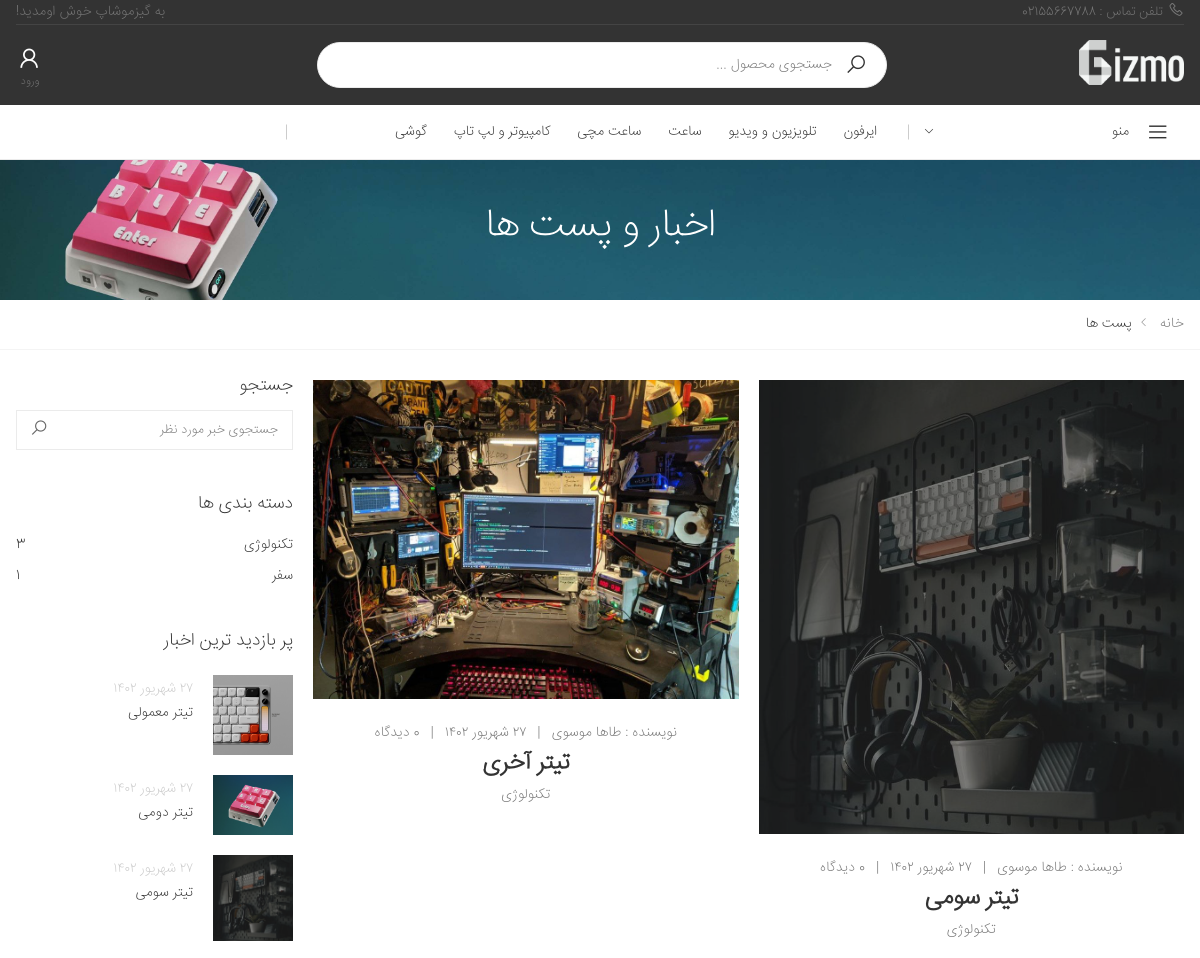
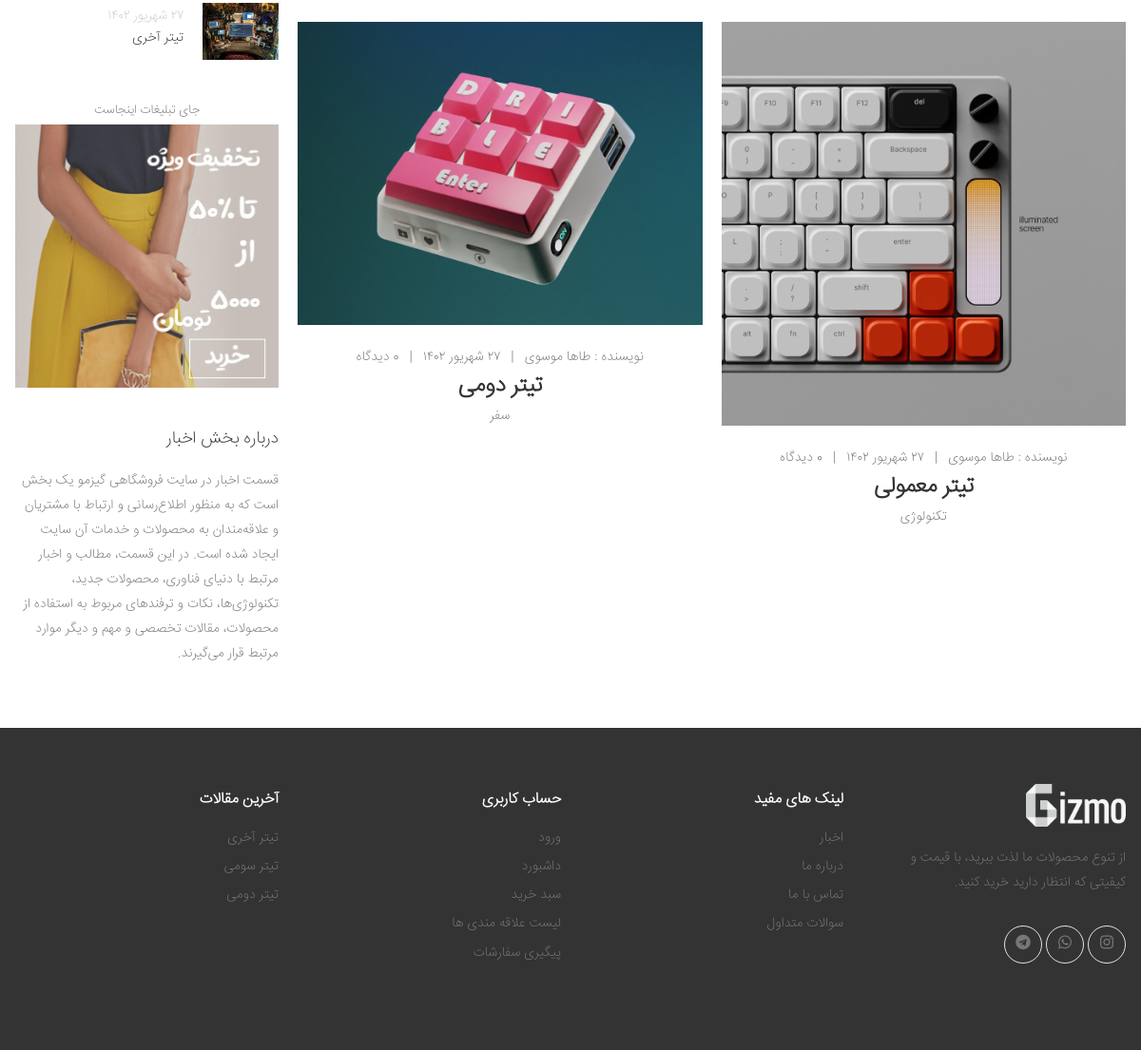
The page /blog/ on the database as committed earlier (2 pictures, top to bottom).
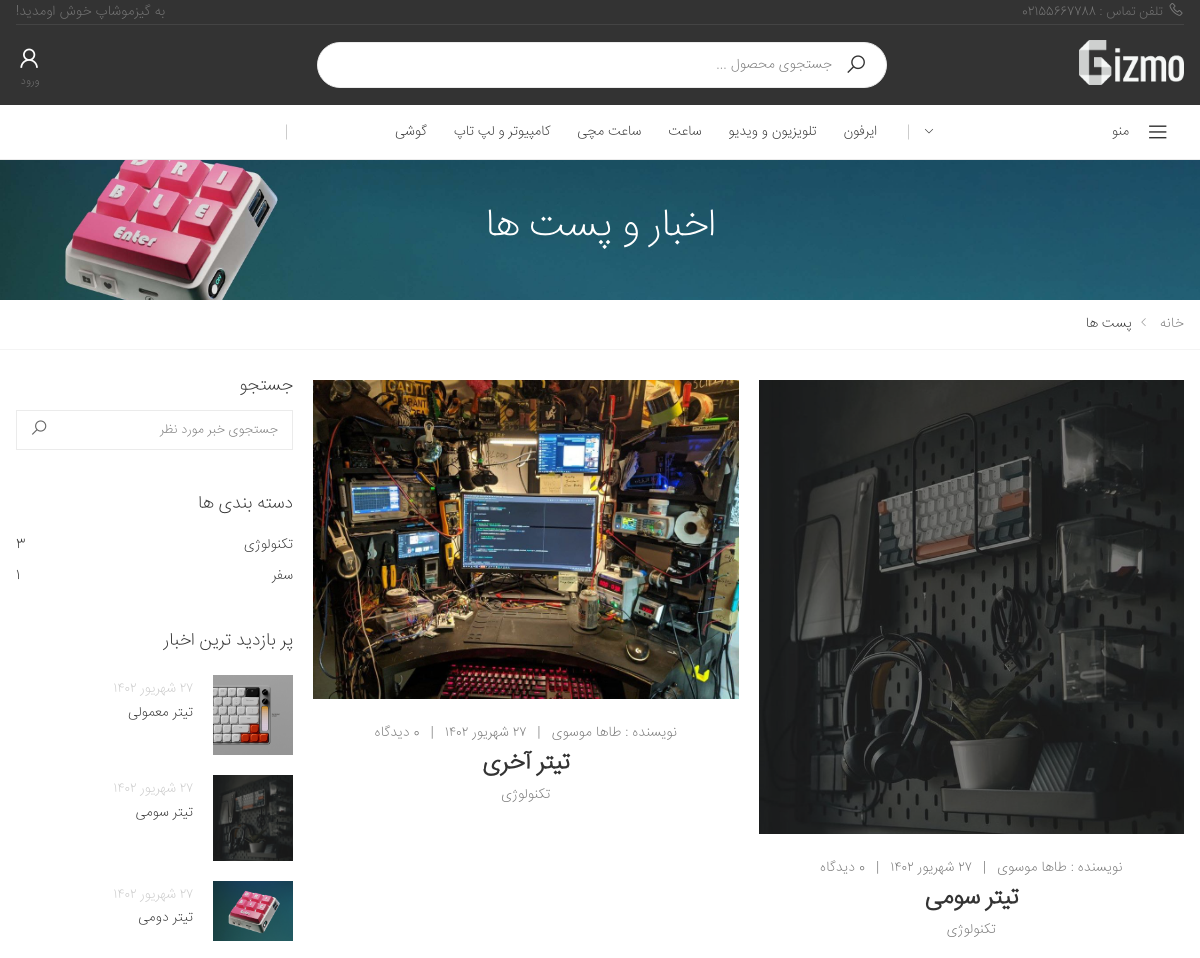
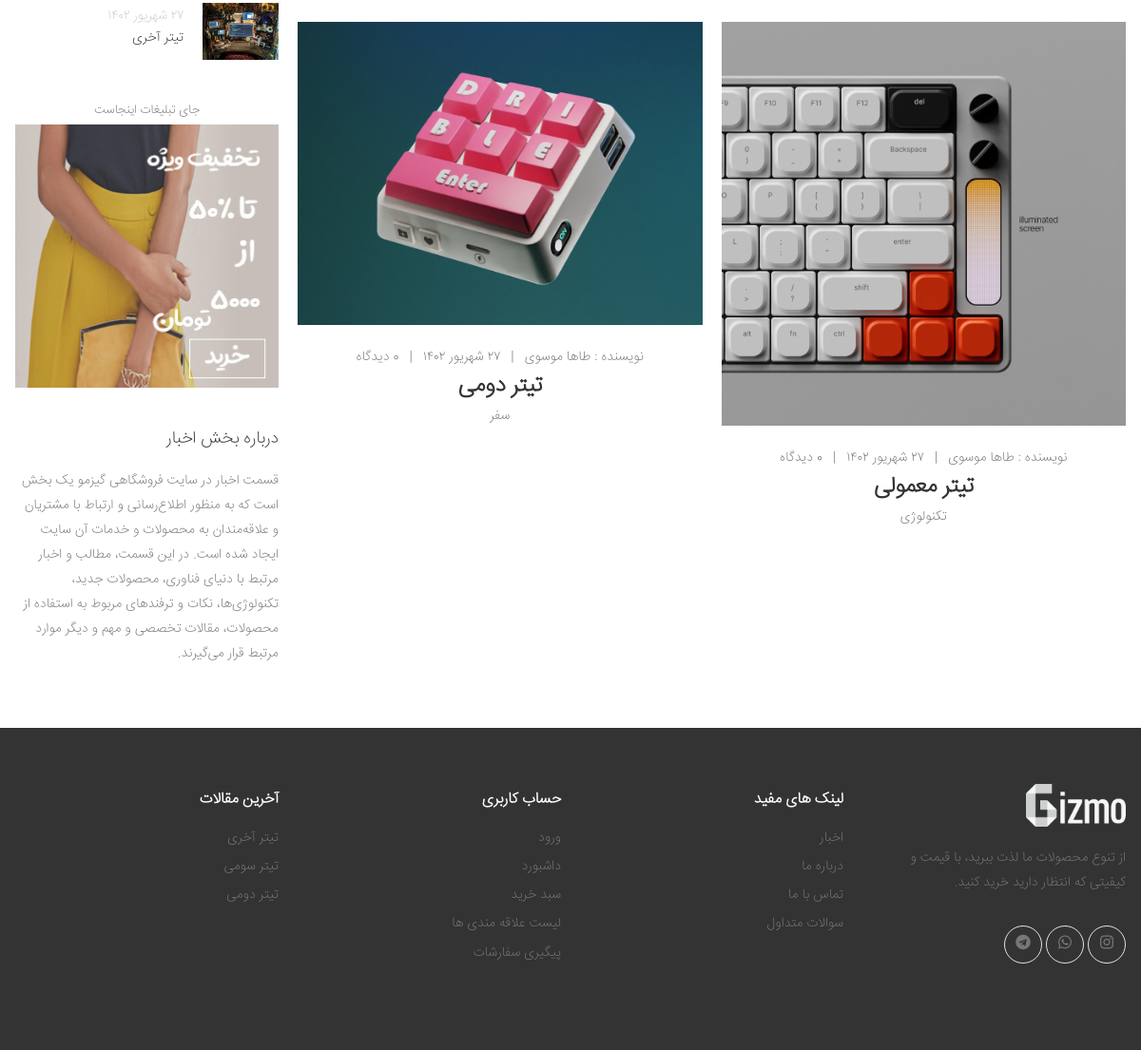
The same page on the database as committed later (2 pictures, top to bottom).
### stuff/models.py (models this page shows, shortened)
class Category(models.Model):
    sub_category = models.ForeignKey('self',on_delete=models.CASCADE, related_name='scategory',null=True,blank=True)
    is_sub = models.BooleanField(default=False)
    name = models.CharField(max_length=200)
    slug = models.SlugField(max_length=200,unique=True)
    class Meta:
        ordering = ('name',)
        verbose_name = 'category'
        verbose_name_plural = 'categories'
    def get_absolute_url(self):
        return reverse('stuff:category_detail',args=[self.id,1])

### blog/models.py (models this page shows, shortened)
class Article(models.Model):
    status_ch = (
        ('p' , "انتشار یافته"),
        ('d', "پیش نویس"),
        ('i', "در انتظار انتشار"),
        ('b',"برگشت داده شده"),
    )
    title = models.CharField(max_length=50,verbose_name="تیتر")
    text = models.TextField(verbose_name="متن")
    Author = models.ForeignKey(User,on_delete=models.CASCADE,related_name="articles",verbose_name="نویسنده")
    Cover = models.ImageField(upload_to="images",null=True,blank=True,verbose_name="تصویر")
    drafted = models.DateTimeField(auto_now_add=True,verbose_name="تاریخ پیش نویس")
    publish = models.DateTimeField(default=timezone.now,verbose_name="تاریخ انتشار")
    update = models.DateTimeField(auto_now=True,verbose_name="تاریخ آپدیت")
    slug = models.SlugField(max_length=40, unique = True,verbose_name="آدرس")
    status = models.CharField(max_length=1,choices = status_ch,verbose_name="وضعیت")
    Category = models.ManyToManyField(Category,related_name = "articles",verbose_name="دسته بندی")
    views = models.PositiveIntegerField(default=0, verbose_name="تعداد بازدید")
    is_for_landing = models.BooleanField(default=False)
    objects = ArticleManager()
    def get_absolute_url(self):
        return reverse("blog:article",args=[self.slug])
    def shamsi_date(self):
        return jalali_converter(self.publish)
    shamsi_date.short_description = "publish"
    def get_comments(self):
        comments = self.comments.all()
        return comments
    @staticmethod
    def get_popular_articles():
        popular_articles = Article.objects.order_by('-views')[:5]
        return popular_articles

class Category(models.Model):
    status_ch = (
        ('a' , "Active"),
        ('d', "Deactive"),
    )
    title = models.CharField(max_length=50,verbose_name="تیتر")
    slug = models.SlugField(max_length=40, unique = True,verbose_name="آدرس")
    Cover = models.ImageField(upload_to="images",null=True,blank=True,verbose_name="تصویر")
    status = models.CharField(max_length=1,choices = status_ch,verbose_name="وضعیت")
    objects = CategoryManager()
    def __str__(self):
        return self.title
    def get_absolute_url(self):
        return reverse("blog:category_articles",args=[self.slug,1])
    def count_articles(self):
        return self.articles.all().count()

### accounts/models.py (models this page shows, shortened)
class User(AbstractBaseUser):
    phoneNumber = models.CharField(unique=True, max_length=11)
    full_name = models.CharField(max_length=100, null=True, blank=True)
    is_admin = models.BooleanField(default=False)
    is_active = models.BooleanField(default=True)
    email = models.EmailField(unique=True)
    profile = models.OneToOneField(ProfileUser,on_delete=models.SET_NULL,blank=True,null=True,related_name="user")
    can_change_password = models.BooleanField(default=False)
    code = models.IntegerField(blank=True,null=True)
    wishlist = models.ManyToManyField(Product,blank=True,related_name ="wishlist")
    informing = models.ManyToManyField(Product,blank=True,related_name ="informing")
    USERNAME_FIELD = 'phoneNumber'
    objects = MyUserManager()
    def blog_articles(self):
        return reverse("blog:author_articles",args=[1,self.id])

### blog/views.py (the view)
# urls.py: path('',article_list,name="home_blog"),
def article_list(request,page=1):
    queryset = Article.objects.published()[::-1]
    paginator = Paginator(queryset, pagination_amount)
    articles = paginator.get_page(page)
    publicitar_banner = publicitar.objects.all()[::-1][0]
    Info = InformationsForTemplate(request)
    Info.update({'articles':articles,'categories':Category.objects.all(),'views_article':Article.get_popular_articles(),'paginator':paginator,'publicitar':publicitar_banner})
    return render(request,"blog/article_list.html",Info)

### blog/managers.py (called while the page is built)
    def published(self):
        return self.filter(status = "p")

### blog/models.py (called while the page is built)
    def get_absolute_url(self):
        return reverse(f"{self.main_link}:{self.out_link}",args=self.arg)

### cart/cart.py (called while the page is built)
    def get_count(self):
        return sum(1 for item in self.cart.values())

### facades/jalali.py (called while the page is built)
    def persian_tuple(self):
        return self.persian_year, self.persian_month, self.persian_day

### facades/models.py (called while the page is built)
    @staticmethod
    def filter():
        banners = banner.objects.all()
        result = {}
        for what in for_what_choices:
            reason = what[0]
            result[reason] = banners.filter(for_what=reason)
        return result

### facades/utils.py (called while the page is built)
def jalali_create(time):
    jmonth = ["فرودین","اردیبهشت","خرداد","تیر","مرداد","شهریور","مهر","آبان","آذر","دی","بهمن","اسفند"]
    time_to_str = "{},{},{}".format(time.year,time.month,time.day)
    time_to_tuple = jalali.Gregorian(time_to_str).persian_tuple()
    time_to_list = list(time_to_tuple)
    for index,month in enumerate(jmonth):
        if time_to_list[1] == index+1:
            time_to_list[1] = month
            break
    return time_to_list

### blog/templates/blog/article_list.html (shortened to what the changed rows need)
{% extends 'facades/base.html' %}
{% load static %}
{% block css %}{% include 'facades/parts/css.html' %}{% endblock %}
{% block main %}
<main class="main">
            <div class="page-header text-center" style="background-image: url({% static 'facades/images/banners/FAQBanner2.jpg' %})">
                <div class="container">
                    <h1 class="page-title" style="color:#fff">اخبار و پست ها</h1>
                </div>
            </div>
            <div class="page-content">
                <div class="container">
                    <div class="row">
                        <div class="col-lg-9">
                            <div class="entry-container max-col-2">
                                {% for article in articles %}
                                <div class="entry-item col-sm-6">
                                    <article class="entry entry-grid text-center">
                                        <figure class="entry-media">
                                            <a href="{{article.get_absolute_url}}">
                                                <img src="{{article.Cover.url}}" alt="توضیحات عکس">
                                            </a>
                                        </figure>
                                        <div class="entry-body">
                                            <div class="entry-meta">
                                                <span class="entry-author">
                                                    نویسنده : <a href="{{article.Author.blog_articles}}">{{article.Author.full_name}}</a>
                                                </span>
                                                <span class="meta-separator">|</span>
                                                <a>{{article.shamsi_date}}</a>
                                                <span class="meta-separator">|</span>
                                                <a>{{article.get_comments.count}} دیدگاه</a>
                                            </div>
                                            <h2 class="entry-title text-center">
                                                <a href="{{article.get_absolute_url}}">{{article.title}}</a>
                                            </h2>
                                            <div class="entry-cats text-center">
                                                {% for cat in article.Category.all %}
                                                    <a href="{{cat.get_absolute_url}}">{{cat}}</a>
                                                {% endfor %}
                                            </div>
                                        </div>
                                    </article>
                                </div>
                            {% endfor %}
                            </div>
                        </div>
                        <aside class="col-lg-3">
                            <div class="sidebar">
                                <div class="widget widget-cats">
                                    <ul>
                                        {% for cat in categories %}
                                        <li><a href="{{cat.get_absolute_url}}">{{cat}}<span>{{cat.count_articles}}</span></a></li>
                                        {% endfor %}
                                    </ul>
                                </div>
                                <div class="widget">
                                    <ul class="posts-list">
                                        {% for ps in views_article %}
                                        <li>
                                            <figure>
                                                <a href="{{ps.get_absolute_url}}">
                                                    <img src="{{ps.Cover.url}}" alt="article">
                                                </a>
                                            </figure>
                                            <div>
                                                <span>{{ps.shamsi_date}}</span>
                                                <h4><a href="{{ps.get_absolute_url}}">{{ps.title}}</a></h4>
                                            </div>
                                        </li>
                                        {% endfor %}
                                    </ul>
                                </div>
                            </div>
                        </aside>
                    </div>
                </div>
            </div>
        </main>
{% endblock %}

### facades/templates/facades/parts/black_header.html (shortened to what the changed rows need)
{% load static %}
<header class="header header-intro-clearance header-3">
    <div class="header-bottom sticky-header">
        <div class="container">
            <div class="header-center">
                <nav class="main-nav">
                    <ul class="menu sf-arrows">
                        {% for cat in allCategories %}
                        <li>
                            <a href="{{cat.get_absolute_url}}">{{cat.name}}</a>
                        </li>
                        {% endfor %}
                    </ul>
                </nav>
            </div>
        </div>
    </div>
</header>

### facades/templates/facades/parts/footer.html (shortened to what this page needs)
{% load static %}
<footer class="footer footer-dark">
    <div class="footer-middle">
        <div class="container">
            <div class="row" >
                <div class="col-sm-6 col-lg-3" style="height: 25rem;">
                    <div class="widget widget-about" >
                        <img src="{% static 'facades/images/gizmo_dark_typo01.png' %}" class="footer-logo" alt="Footer Logo"
                            width="105" height="45" >
                        <p>از تنوع محصولات ما لذت ببرید، با قیمت و کیفیتی که انتظار دارید خرید کنید.</p>
                        <div class="social-icons" >
                            <a href="https://www.instagram.com/gizmoshop.ir/" class="social-icon" title="اینستاگرام" target="_blank"><i
                                  class="icon-instagram"></i></a>
                            <a href="#" class="social-icon" title="واتساپ" target="_blank"><i
                                    class="icon-whatsapp"></i></a>
                            <a href="#" class="social-icon" title="تلگرام" target="_blank"><i
                                    class="icon-telegram"></i></a>
                        </div>
                    </div>
                </div>
                <div class="col-sm-6 col-lg-3">
                    <div class="widget">
                        <h4 class="widget-title">لینک های مفید</h4>
                        <ul class="widget-list">
                            <li><a href="{% url 'blog:home_blog' %}">اخبار</a></li>
                            <li><a href="{% url 'facades:aboutUs' %}">درباره ما</a></li>
                            <li><a href="{% url 'facades:contact' %}">تماس با ما</a></li>
                            <li><a href="{% url 'facades:FAQ' %}">سوالات متداول</a></li>
                        </ul>
                    </div>
                </div>
                <div class="col-sm-6 col-lg-3">
                    <div class="widget">
                        <h4 class="widget-title">حساب کاربری</h4>
                        <ul class="widget-list">
                            {% if request.user.is_authenticated %}
                            {% else %}
                            <li><a href="{% url "accounts:login" %}">ورود</a></li>
                            {% endif %}
                            <li><a href="{% url 'facades:dashboard' %}">داشبورد</a></li>
                            <li><a href="{% url "cart:detail" %}">سبد خرید</a></li>
                            <li><a href="{% url "stuff:showWishList" 1 %}">لیست علاقه مندی ها</a></li>
                            <li><a href="{% url "facades:dashboard" %}">پیگیری سفارشات</a></li>
                        </ul>
                    </div>
                </div>
                <div class="col-sm-6 col-lg-3">
                    <div class="widget">
                        <h4 class="widget-title">آخرین مقالات</h4>
                        <ul class="widget-list">
                            {% for article in footer_articles %}
                            <li><a href="{{article.get_absolute_url}}">{{article.title}}</a></li>
                            {% endfor %}
                        </ul>
                    </div>
                </div>
            </div>
        </div>
    </div>
</footer>

Rows that differ between the two databases and show on the page:
changed Article "تیتر سومی": moves up the list
